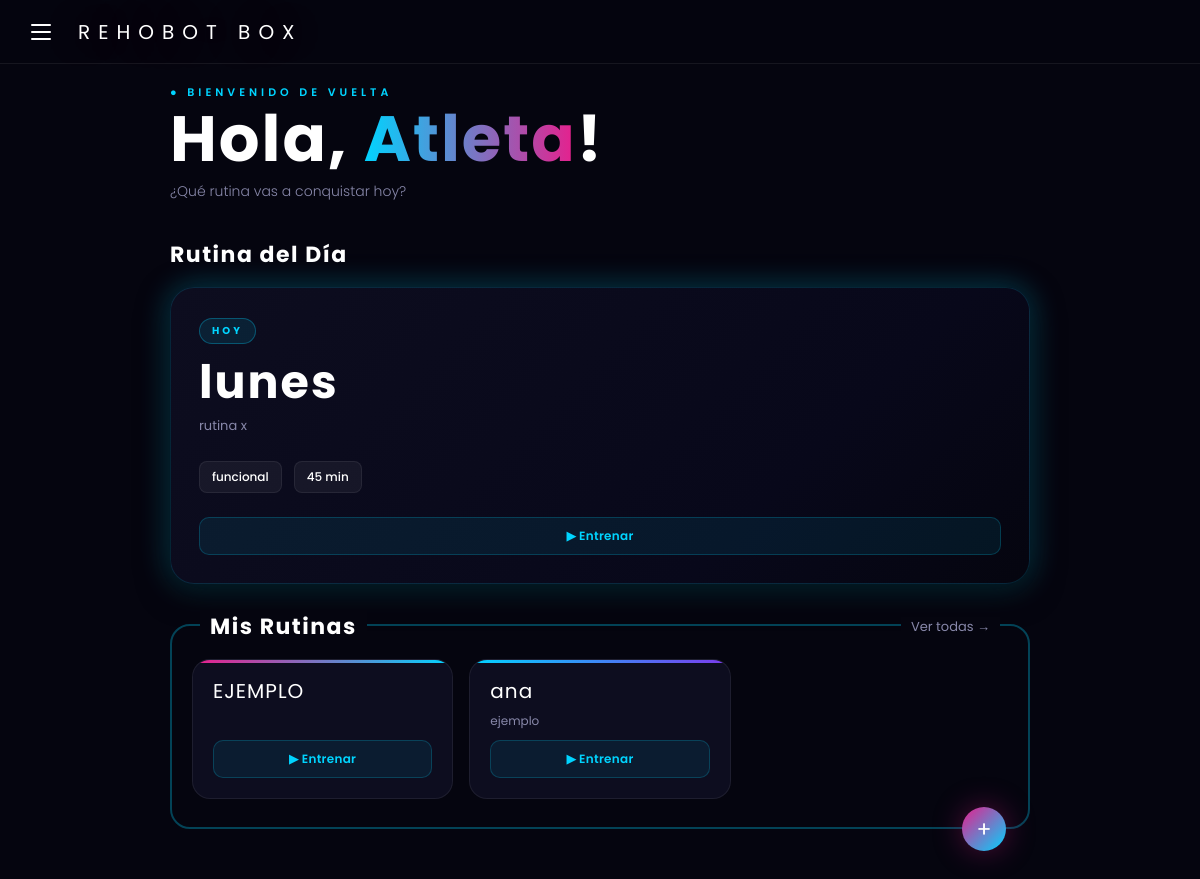
/inicio/ (signed in), run on an earlier commit of the app's database.
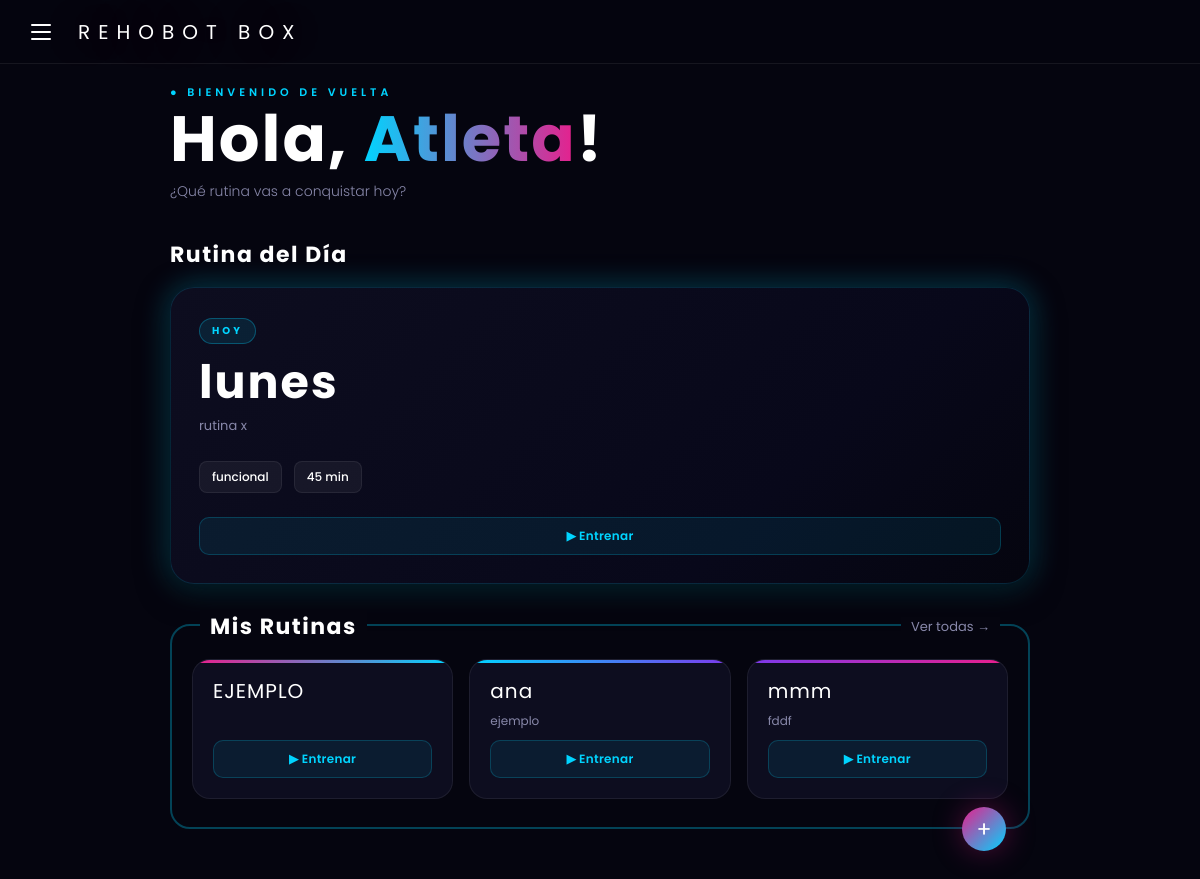
And on a later commit of the database.
### rutinas/models.py (models this page shows, shortened)
class Rutina(models.Model):
    TIPO_RUTINA = [
        ('predeterminada', 'Predeterminada'),
        ('personal', 'Personal'),
    ]
    TIPO_ENTRENAMIENTO = [
        ('crossfit',     'CrossFit'),
        ('fuerza',       'Fuerza'),
        ('cardio',       'Cardio'),
        ('funcional',    'Funcional'),
        ('hipertrofia',  'Hipertrofia'),
        ('flexibilidad', 'Flexibilidad'),
    ]
    NIVELES = [
        ('principiante', 'Principiante'),
        ('intermedio',   'Intermedio'),
        ('avanzado',     'Avanzado'),
    ]
    DIAS = [
        ('lun', 'Lunes'),
        ('mar', 'Martes'),
        ('mie', 'Miércoles'),
        ('jue', 'Jueves'),
        ('vie', 'Viernes'),
        ('sab', 'Sábado'),
        ('dom', 'Domingo'),
    ]
    id_rutina = models.AutoField(primary_key=True)
    id_usuario = models.ForeignKey(Usuario, on_delete=models.CASCADE, related_name='rutinas')
    nombre_rutina = models.CharField(max_length=100)
    descripcion = models.TextField(max_length=500, blank=True)
    tipo_rutina = models.CharField(max_length=20, choices=TIPO_RUTINA, default='personal')
    tipo_entrenamiento = models.CharField(max_length=20, choices=TIPO_ENTRENAMIENTO, default='funcional')
    duracion = models.IntegerField(default=45)
    nivel = models.CharField(max_length=20, choices=NIVELES, default='principiante')
    dias = models.CharField(max_length=50, blank=True)
    creada_en = models.DateTimeField(auto_now_add=True)
    fecha_creacion = models.DateTimeField(auto_now_add=True)

### gimnasio/views.py (the view)
# urls.py: path('inicio/', views.inicio, name='inicio'),
@login_required
def inicio(request):
    print("Usuario actual:", request.user)
    print("ID usuario:", request.user.id)
    membresia_activa = Membresia.objects.filter(
        id_usuario=request.user,
        estado='activa'
    ).first()
    if not membresia_activa:
        return redirect('planes')
    predeterminada = Rutina.objects.filter(
        tipo_rutina='predeterminada'
    ).order_by('-fecha_creacion').first()
    rutinasUsuario = Rutina.objects.filter(
        id_usuario=request.user,
        tipo_rutina='personal'
    )
    return render(request, 'gimnasio/inicio.html', {'rutina': predeterminada,'rutinas': rutinasUsuario})

### usuarios/models.py (called while the page is built)
    def __str__(self):
        return self.email

### templates/gimnasio/inicio.html (shortened to what this page needs)
{% load static %}
<!DOCTYPE html>
<html lang="es">
<head>
  <link rel="stylesheet" href="https://cdnjs.cloudflare.com/ajax/libs/font-awesome/6.5.0/css/all.min.css">
  <link rel="stylesheet" href="{% static 'css/inicio.css' %}">
</head>
<body>
  <header class="topbar">
    <label for="sidebar-toggle" class="menu-btn" aria-label="Menú">
      <span></span>
      <span></span>
      <span></span>
    </label>
    <span class="topbar-title">REHOBOT BOX</span>
  </header>
  <main class="main">
    <section class="greeting">
      <p class="greeting-sup">● Bienvenido de vuelta</p>
      <h1 class="greeting-name">
        Hola, <span class="highlight">{{ user.first_name|default:"Atleta" }}</span>!
      </h1>
      <p class="greeting-sub">¿Qué rutina vas a conquistar hoy?</p>
    </section>
    <section class="rutina-dia-wrap">
      <div class="section-header">
        <h2 class="section-title">Rutina del Día</h2>
      </div>
      {% if rutina %}
        <div class="rutina-dia-card">
          <div class="rutina-badge">HOY</div>
          <h3 class="rutina-nombre">{{ rutina.nombre_rutina }}</h3>
          <p class="rutina-desc">{{ rutina.descripcion }}</p>
          <div class="rutina-caracteristicas">
            <span class="etiqueta">{{ rutina.tipo_entrenamiento }}</span>
            <span class="etiqueta">{{ rutina.duracion }} min</span>
          </div>
          <a href="{% url 'detalle_rutina' rutina.pk %}" class="btn-empezar">▶ Entrenar</a>
        </div>
      {% else %}
        <div class="empty-state">
          <p class="empty-title">Sin rutina asignada</p>
          <p class="empty-sub">No tienes una rutina para hoy.<br>¡Crea una o contacta a tu entrenador!</p>
        </div>
      {% endif %}
    </section>
    <section class="rutinas-wrap">
  <div class="rutinas-border-box">
    <div class="rutinas-top-bar">
      <h2 class="section-title">Mis Rutinas</h2>
      <a href="{% url 'lista_rutinas' %}" class="section-link">Ver todas →</a>
    </div>
      {% if rutinas %}
        <div class="rutinas-grid">
          {% for r in rutinas|slice:":4" %}
            <div class="rutina-card">
              <p class="rutina-card-nombre">{{ r.nombre_rutina }}</p>
              <p class="rutina-card-desc">{{ r.descripcion }}</p>
              <a href="{% url 'detalle_rutina' r.pk %}" class="btn-empezar">▶ Entrenar</a>
            </div>
          {% endfor %}
        </div>
      {% else %}
        <div class="empty-state">
          <p>No tienes rutinas aún.</p>
        </div>
      {% endif %}
      </div>
      <a href="{% url 'crear_rutina' %}" class="fab-inline" title="Nueva rutina">+</a>
    </section>
  </main>
</body>
</html>

What changed in the data, as far as the page shows it:
added Rutina: nombre_rutina "mmm", descripcion "fddf"
